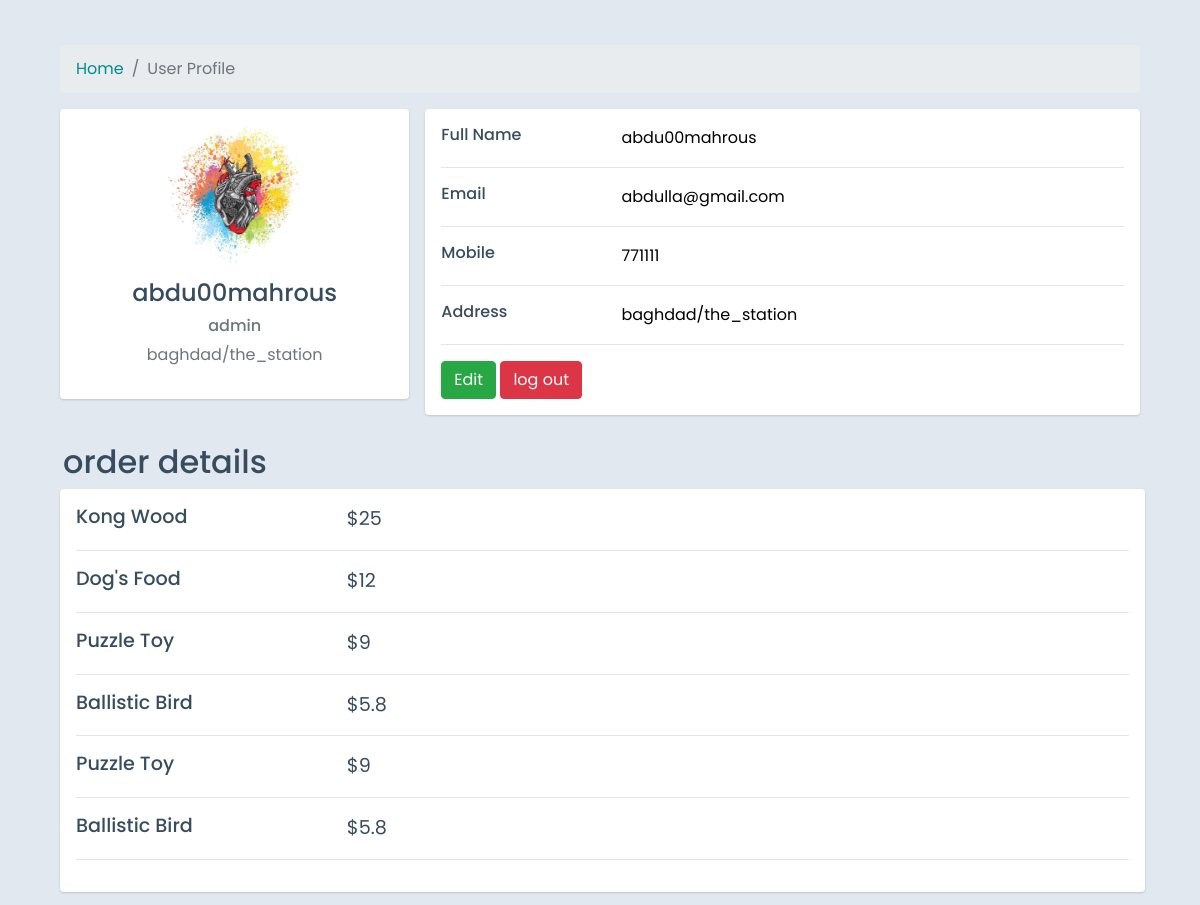
/profile (signed in), run on an earlier commit of the app's database.
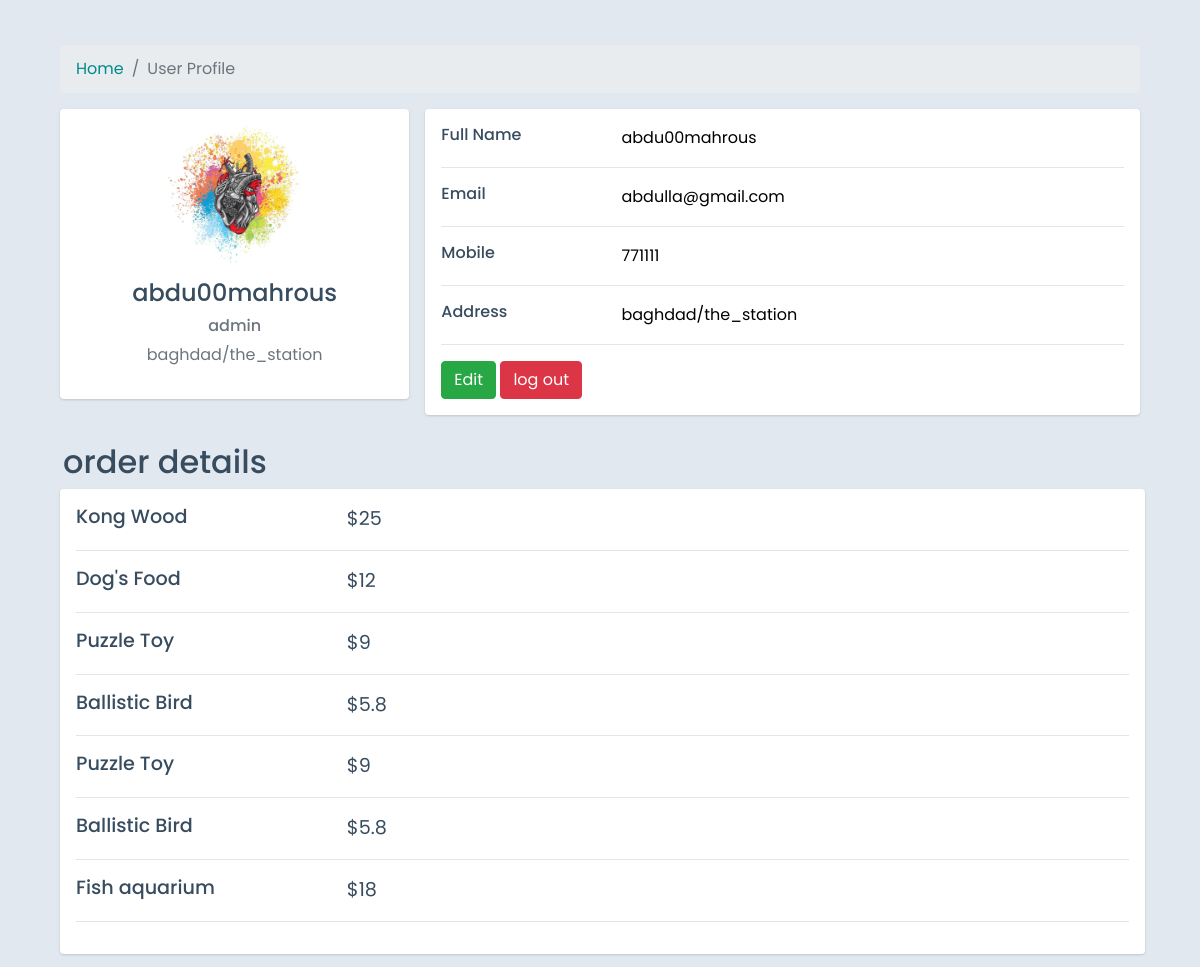
And on a later commit of the database.
### tables this page shows
CREATE TABLE "customers" (
	"id"	INTEGER,
	"fullname"	VARCHAR40,
	"username"	VARCHAR(50) NOT NULL,
	"password"	text NOT NULL,
	"email"	VARCHAR(50) NOT NULL UNIQUE,
	"phone"	integer NOT NULL UNIQUE,
	"governorate"	VARCHAR(30),
	"pic"	VARCHAR(200),
	"address"	VARCHAR(60),
	PRIMARY KEY("id" AUTOINCREMENT)
);

CREATE TABLE "cart" (
	"id"	INTEGER,
	"user_id"	INTEGER,
	"items_id"	INTEGER,
	"price"	INTEGER,
	"photo"	TEXT,
	"name"	VARCHAR(20),
	PRIMARY KEY("id" AUTOINCREMENT)
);

### app.py (the view, shortened to what this page needs)
@app.route('/profile',methods=['GET','POST'])
def profile():
    if not session.get("user_id",None):
        return render_template("sign-up.html")
    items = db.execute("SELECT * FROM cart WHERE user_id = ?", session.get("user_id"))
    customers = db.execute("SELECT * FROM customers WHERE id=?", session.get('user_id'))
    return render_template("profile.html",customers=customers,items=items)

### templates/profile.html (shortened to what the changed rows need)
<!DOCTYPE html>
<html lang="en">
<head>
    <link href="https://cdn.jsdelivr.net/npm/bootstrap@4.4.1/dist/css/bootstrap.min.css" rel="stylesheet">
</head>
<body>
    <div class="container">
        <div class="main-body">
            {% if customers %} {% for customer in customers %}
            <div class="row gutters-sm">
                <div class="col-md-4 mb-3 mm">
                    <div class="card">
                        <div class="card-body">
                            <div class="d-flex flex-column align-items-center text-center">
                                <img src="../static/profile_img/{{ customer['pic'] }}" alt="Admin" class="rounded-circle" width="150">
                                <div class="mt-3">
                                    <h4>{{ customer['username'] }}</h4>
                                    <h6 class="text-muted font-size-sm">admin</h6>
                                    <p class="text-muted font-size-sm">{{ customer['address'] }}</p>
                                </div>
                            </div>
                        </div>
                    </div>
                </div>
                <div class="col-md-8">
                    <div class="card mb-3">
                        <div class="card-body">
                            <form method="POST" action="/profile" class="">
                                <div class="row">
                                    <div class="col-sm-3">
                                        <h6 class="mb-0">Full Name</h6>
                                    </div>
                                    <div class="col-sm-9 text-secondary">
                                        <input value="{{ customer['username'] }}" name="username" style="border: none;" type="text" placeholder="{{ customer['username'] }}">
                                    </div>
                                </div>
                                <hr>
                                <div class="row">
                                    <div class="col-sm-3">
                                        <h6 class="mb-0">Email</h6>
                                    </div>
                                    <div class="col-sm-9 text-secondary">
                                        <input value="{{ customer['email'] }}" name="email" style="border: none;" type="text" placeholder="{{ customer['email'] }}">
                                    </div>
                                </div>
                                <hr>
                                <div class="row">
                                    <div class="col-sm-3">
                                        <h6 class="mb-0">Mobile</h6>
                                    </div>
                                    <div class="col-sm-9 text-secondary">
                                        <input value="{{ customer['phone'] }}" name="phone" style="border: none;" placeholder="{{ customer['phone'] }}" type="text" name="" id="">
                                    </div>
                                </div>
                                <hr>
                                <div class="row">
                                    <div class="col-sm-3">
                                        <h6 class="mb-0">Address</h6>
                                    </div>
                                    <div class="col-sm-9 text-secondary">
                                        <input value="{{ customer['address'] }}" name="address" style="border: none;" placeholder="{{ customer['address'] }}" type="text">
                                    </div>
                                </div>
                                <hr>
                                <div class="row">
                                    <div class="col-sm-12">
                                        <button type="submit" class="btn btn-success">Edit</button>
                                        <a class="btn btn-info  btn-danger" target="" href="/log_out">log out</a>
                                    </div>
                                </div>
                            </form>
                        </div>
                    </div>
                </div>
            </div>
            {% endfor %} {% endif %}
        </div>
        <h2 class="order-title">
            order details
        </h2>
        <div class="col-md-8">
            <div style="width: 1085px !important;" class="card mb-3">
                <div class="card-body order-details">
                    {% if items %} {% for item in items %}
                    <div class="row ">
                        <div class="col-sm-3 ">
                            <h6 class="price mb-0 ">{{ item['name'] }}</h6>
                        </div>
                        <div class="price col-sm-9 text-secondary ">
                            ${{ item['price'] }}
                        </div>
                    </div>
                    <hr> {% else %} no products added yet {% endfor %} {% endif %}
                </div>
            </div>
        </div>
</body>
</html>

What changed in the data, as far as the page shows it:
added cart: name "Fish aquarium", price "18"
